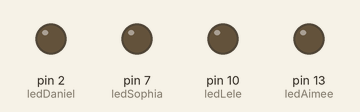
Recording of a sketch running on a simulated Arduino Uno, built with avr-gcc and run on an emulated ATmega328P. Shown: output pins drawn as LEDs (lit = HIGH).

Above: at 0.07 s.
At 0.67 s:
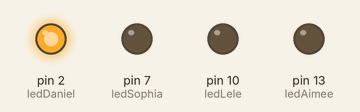
At 1.12 s:
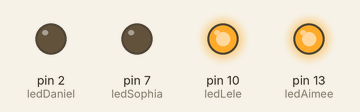
At 2.17 s:
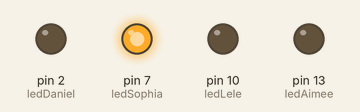
At 3.37 s:
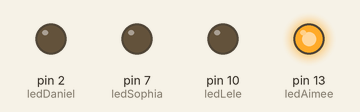
At 4.42 s:
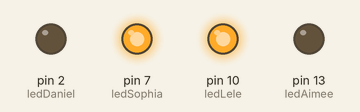
Timing chart, 0 to 4.7 s (numbered marks = the images above):
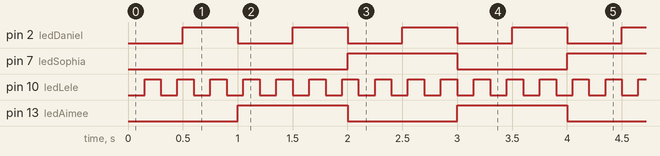

The sketch:

ProjetoFinal.ino
```cpp
// entradas
int ledDaniel = 2;
int ledSophia = 7;
int ledAimee = 13;
int ledLele = 10;

// tempo de ultima ação
long ultimoTempoDaniel = 0;
long ultimoTempoSophia1 = 0;
long ultimoTempoSophia2 = 0;
long ultimoTempoAimee = 0;
long ultimoTempoLele = 0;

long tempo = 0;

void setup() {
  pinMode(ledDaniel, OUTPUT); // led Daniel verde
  pinMode(ledSophia, OUTPUT); // led Sophia vermelho
  pinMode(ledAimee, OUTPUT); // led Aimee vermelha
  pinMode(ledLele, OUTPUT); // led Le vermelha
}

void loop() {
  long tempo = millis(); // tempo = quanto tempo o programa esta rodando em ms

  // DANIEL _________________________-------------------

  if (tempo - ultimoTempoDaniel >= 500) // Se tempo - Ultima vez que fez algo for maior ou igual a 500ms faça ----- Faz uma coisa a cada 500ms
  {
    ultimoTempoDaniel = tempo; // Registra o ultimo tempo que essa ação foi feita para calculo acima
    digitalWrite(ledDaniel, !digitalRead(ledDaniel) ); // acende ou apaga
  }

  // AIMEE ____________________________----------------------------

  if (tempo - ultimoTempoAimee >= 1000) // Se tempo - Ultima vez que fez algo for maior ou igual a 1000ms faça ----- Faz uma coisa a cada 1000ms
  {
    ultimoTempoAimee = tempo; // Registra o ultimo tempo que essa ação foi feita para calculo acima
    digitalWrite(ledAimee, !digitalRead(ledAimee) ); // acende ou apaga
  }

  // LETICIA__________________________-------------------------------

  if (tempo - ultimoTempoLele >= 150) // Se tempo - Ultima vez que fez algo for maior ou igual a 150ms faça ----- Faz uma coisa a cada 150ms
  {
    ultimoTempoLele = tempo; // Registra o ultimo tempo que essa ação foi feita para calculo acima
    digitalWrite(ledLele, !digitalRead(ledLele) ); // acende ou apaga
  }

  // SOPHIA ___________________________------------------------------

  if (tempo - ultimoTempoSophia1 >= 1000){ // Se tempo - Ultima vez que fez algo for maior ou igual a 1000ms faça ----- Faz uma coisa a cada 1000ms, neste caso verifica
    ultimoTempoSophia1 = tempo;// Registra o ultimo tempo que essa ação foi feita para calculo acima
    if (digitalRead(ledSophia) == 1){ // A cada 1s, Se estiver acessa apague
      digitalWrite(ledSophia, 0); // apague
    }
    if (tempo - ultimoTempoSophia2 >= 2000){ // Se tempo - Ultima vez que fez algo for maior ou igual a 2000ms faça ----- Faz uma coisa a cada 2000ms, neste caso verifica
      ultimoTempoSophia2 = tempo;// Registra o ultimo tempo que essa ação foi feita para calculo acima
      if (digitalRead(ledSophia) == 0){ // A cada 2s, Se estiver apagada acenda
        digitalWrite(ledSophia, 1); // acende
      }
    }
  }
}
```

Measured:
- by itself, pin 2 (ledDaniel): alternates HIGH for 0.50 s and LOW for 0.50 s
- by itself, pin 7 (ledSophia), pin 13 (ledAimee): alternates HIGH for 1.0 s and LOW for 1.0 s
- by itself, pin 10 (ledLele): alternates HIGH for 0.15 s and LOW for 0.15 s
